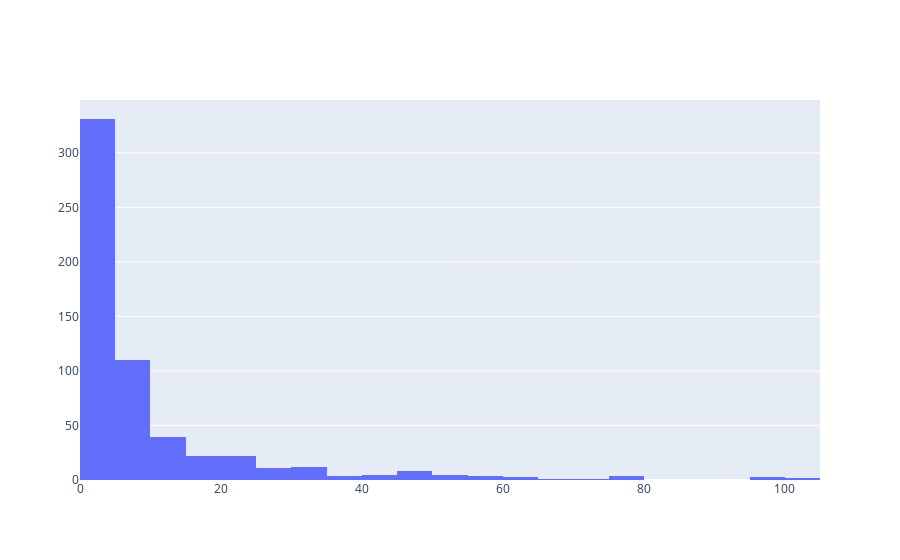

The code cell stored with this chart in its notebook:
### Markdown cell above
We also see that Church Hill has 15 retail locations on record.  Let's make a histogram of the venue counts of the 587 remaining neighborhoods.

### Code cell
fig = go.Figure()
fig.add_trace(go.Histogram(x=neigh_df['Neighborhood Venue Count'],xbins=dict( #
        start=0,
        end=105,
        size=5)))
fig.show()

### Figure 1 — Plotly figure (JSON) as saved in the notebook; plotly's stock layout.template omitted (floating-point values rounded to 4 significant figures; data arrays with more than 128 entries replaced by an {"elided": "..."} marker saying what was removed)
{"data": [{"type": "histogram", "x": {"elided": "587 int values"}, "xbins": {"end": 105, "size": 5, "start": 0}}], "layout": {"autosize": true, "xaxis": {"autorange": true, "range": [0, 105], "type": "linear"}, "yaxis": {"autorange": true, "range": [0, 348.4]}}}
